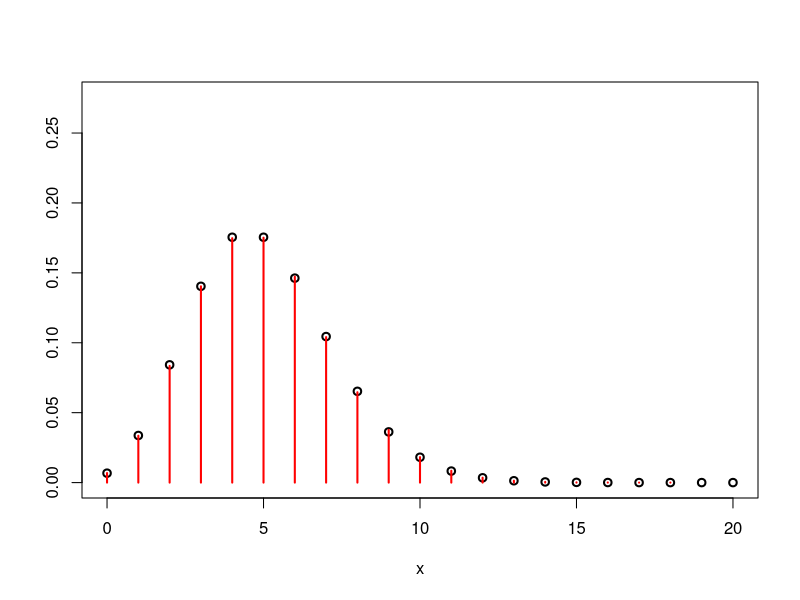

R code for this plot:

#Inverse transform sampling
gen.poisson.IT.draw <- function(lambda=2){
  x <- 0
  p <- exp(-lambda)
  s <- p
  u <- runif(1)
  while(u > s){
    x <- x+1
    p <- p*lambda/x
    s <- s + p
  }
  return(x)
}

gen.poisson.IT.draw()


# many draws
rv.Poisson <- function(n=1000,lambda=2){
  ret <- vector(mode="numeric",length=n)
  for(i in 1:n){
    ret[i] <- gen.poisson.IT.draw(lambda=lambda)
  }
  return(ret)
}

# plot the poisson density
lambda = 5
x.grid <- 0:(2*lambda+10)
plot(x.grid,dpois(x.grid, lambda),type="p",lwd=2,xlab="x",ylab="",ylim=c(0,max(dpois(x.grid, lambda))+0.1))


# draw some random numbers and add to figure
n <- 100000
x <- rv.Poisson(n,lambda)
points(table(x)/n,col="red")


n <- 100000
print(system.time(x1 <- rv.Poisson(n,lambda)))
print(system.time(x2 <- rpois(n,lambda)))
